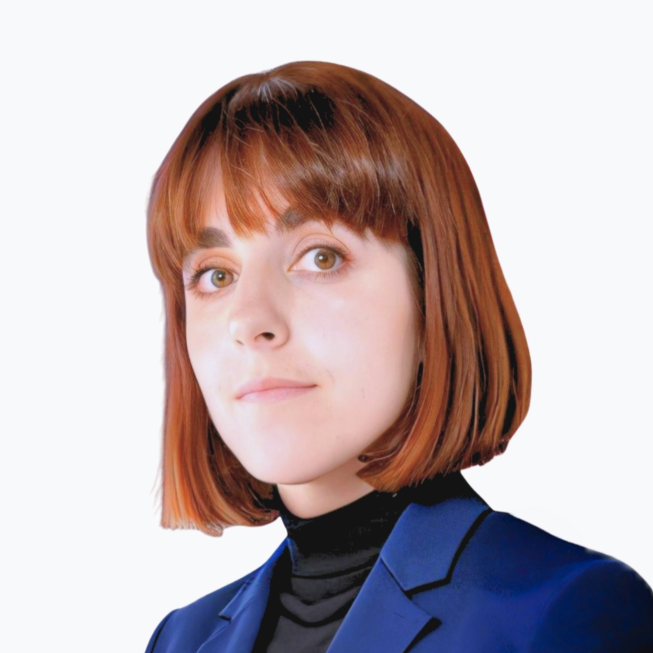
#> input picture notebook/cv.PNG, 1306 x 1306 px (shown at 1/2 size)
$ jupyter execute church-of-the-grear-censor.ipynb
#> lines starting #> are read from the running program, lines starting #| are printed output that depends on the picture; after the words box and inside, x2 and y2 are one past the last pixel; in counts of white or black regions, pixels touching at a corner belong together
[cell 1]
import os
import sys
import time
from pathlib import Path
from PIL import Image
import numpy as np


class ImageCensor:
    def __init__(self):
        self.default_size = None

    def print_slow(self, text, delay=0.05, line_delay=0.05):
        for line in text.split('\n'):
            for c in line:
                sys.stdout.write(c)
                sys.stdout.flush()
                time.sleep(delay)
            print()
            time.sleep(line_delay)

    def censor_object(self, input_path, color=(0, 0, 0), factor_pixelado=8, umbral=240):
        try:
            input_path = Path(input_path)

            # Crear carpeta de salida
            output_dir = Path("output")
            output_dir.mkdir(exist_ok=True)

            output_path = output_dir / f"{input_path.stem}_censored.png"

            with Image.open(input_path) as imagen:
                # Convertir siempre a RGB para soportar colores
                imagen = imagen.convert("RGB")
                img_array = np.array(imagen)

                # Generar versión en escala de grises SOLO para la máscara
                img_gray = np.mean(img_array, axis=2).astype(np.uint8)

                # Detectar fondo blanco y objeto
                mascara_fondo = img_gray > umbral
                mascara_objeto = ~mascara_fondo

                altura, ancho, _ = img_array.shape

                # Aplicar el color a la imagen RGB original
                for i in range(0, altura, factor_pixelado):
                    for j in range(0, ancho, factor_pixelado):

                        mascara_bloque = mascara_objeto[
                            i:i + factor_pixelado,
                            j:j + factor_pixelado
                        ]

                        if np.any(mascara_bloque):
                            # Asignar la tupla de color RGB a los bloques seleccionados
                            img_array[
                                i:i + factor_pixelado,
                                j:j + factor_pixelado
                            ] = color

                # Guardar resultado final en color
                imagen_censurada = Image.fromarray(img_array)
                imagen_censurada.save(output_path)

                print(
                    f"\nHappy to help! Take a look at"
                    f"\n{output_path.resolve()}"
                )

                return True

        except Exception as e:
            print(f"\nYour censorship has been a fraud! Please, check yourself... {e}")
            return False

    def get_file_name(self, prompt):
        while True:
            name = input(prompt).strip()

            if name.lower() == "exit":
                return None

            if not os.path.isfile(name):
                print(f"File '{name}' not found. Try again.")
                continue

            return name

    def get_color(self, prompt):
        """Solicita un color al usuario y devuelve una tupla RGB."""
        while True:
            color_input = input(prompt).strip().lower()
            if color_input == "exit":
                return None

            colors = {
                "1": (49, 25, 205), #azul palo de helado
                "2": (225, 16, 72), #magenta
                "3": (203, 203, 15), #amarillo
                "4": (158, 184, 44), #lima
                '5': (181, 101, 43), #naranja
                "6": (20, 19, 30), #negro lavado
            }
            if color_input in colors:
                return colors[color_input]
            elif "," in color_input:
                try:
                    r, g, b = map(int, color_input.split(","))
                    if 0 <= r <= 255 and 0 <= g <= 255 and 0 <= b <= 255:
                        return (r, g, b)
                    else:
                        print("RGB values must be between 0, 255.")
                        continue
                except ValueError:
                    print("If you're using 'R,G,B', use this format: 255,0,0').")
                    continue
            else:
                print("Try a color available: red, green, blue, black, pink or create your own using 'R,G,B'.")

    def run(self):

        print("""

                ░█▀█░█▄█░█▀█░▀█▀░█▀█░░░█░█░█▀█░█░█░█▀▀░░░█▀▀░█▀▀░▀█▀
                ░█░█░█░█░█░█░░█░░█▀█░░░█░█░█░█░█░█░▀▀█░░░█▀▀░▀▀█░░█░
                ░▀▀▀░▀░▀░▀░▀░▀▀▀░▀░▀░░░▀▀▀░▀░▀░▀▀▀░▀▀▀░░░▀▀▀░▀▀▀░░▀░
                                p r e s e n t s
        """)

        self.print_slow(
            """
                              INSTANT CENSORSHIP
            """,
            delay=0.01,
            line_delay=0.05
        )

        ascii_art = r"""
                .                  .             * ·                  *
        ·           .                                               .
    .                     .                    .
  .                                 * .      .         *               #
                              =        .            =
                .          <^\O|^                 ^|O/^>          *
         .               * \/  |/                 \|  \|
                            /__|      .  '  .      |__\                 #
                =           ll     .    |          ll
                            ##          #           ################
             <^\O|^     ¡__/||       '  |  '       ||\__¡     ######
             \/  |/   ¡_/_| ||  .  '  \ | / '  #   || |_\_¡   \|  \
      .       /__|  ######|_||      -== + ==-      ||_||_||_¡  |__\
            ##################      #########      ##########  ### ########
            ################################################################
            $$$$$$$$$$$$$$$$$$$$$$$$$$$$$$$$$$$$$$$$$$$$$$$$$$$$############
            ##################$#############################################
            ################################################################
            ################################################################
            C;;;;;;;;;;;;;;;;;;;;;;;;;;;;;;;;;;;;;;;;;;;;;;;;;;;;;;;;;;;;;;C
            ######################                     #####################
            #####################     W E L C O M E     ####################
            ###################                           ##################
            ##################             to              #################
            ##################                             #################
            ##################             the             #################
            ==================                             =================
            ##################         C H U R C H         #################
            ##################                             #################
            ##################             of              #################
            ##################                             #################
            ##################            T H E            #################
            ##################                             #################
            ;;;;;;;;;;;;;;;;;;          G R E A T          ;;;;;;;;;;;;;;;;;
            ;;;;;;;;;;;;;;;;;;                             ;;;;;;;;;;;;;;;;;
            ;;;;;;;;;;;;;;;;;;         C E N S O R         ;;;;;;;;;;;;;;;;;
        """

        self.print_slow(ascii_art, delay=0.01, line_delay=0.01)

        self.print_slow(
            "Please:\nPresent into The Great Censor the image you want to put under a veil.\n\n"
            "Take all the time you need.\n\nTime is al we have",
            delay=0.05,
            line_delay=0.8
        )

        while True:
            input_path = self.get_file_name(
                "\n> Type the name of your image: "
            )
#> the loop in get_file_name, `while True:` made 1 pass; the answer given on pass 1: cv.PNG

            if input_path is None:
                break

            chosen_color = self.get_color('\n> Choose a color for your Summer of Censorship era (1, 2, 3, 4, 5, 6)')
#> the loop in get_color, `while True:` made 1 pass; the answer given on pass 1: 1

            if chosen_color is None:
                break

            # Se llama a la función UNA SOLA VEZ pasando el color
            if self.censor_object(input_path, color=chosen_color):
#> in censor_object, imagen is the input picture: PIL image 1306x1306 RGBA; mean R, G, B, A 188.5, 175.5, 178.4, 255
#> in censor_object, `img_gray = np.mean(img_array, axis=2).astype(np.uint8)`:
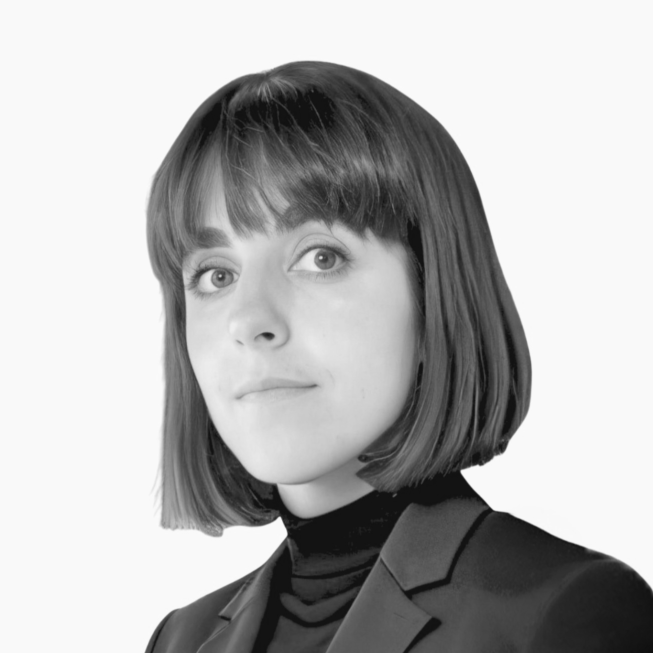
#> img_gray: shape (1306, 1306) (shown at 1/2 size); min 14, max 251, mean 180.5
#> in censor_object, `mascara_fondo = img_gray > umbral`:
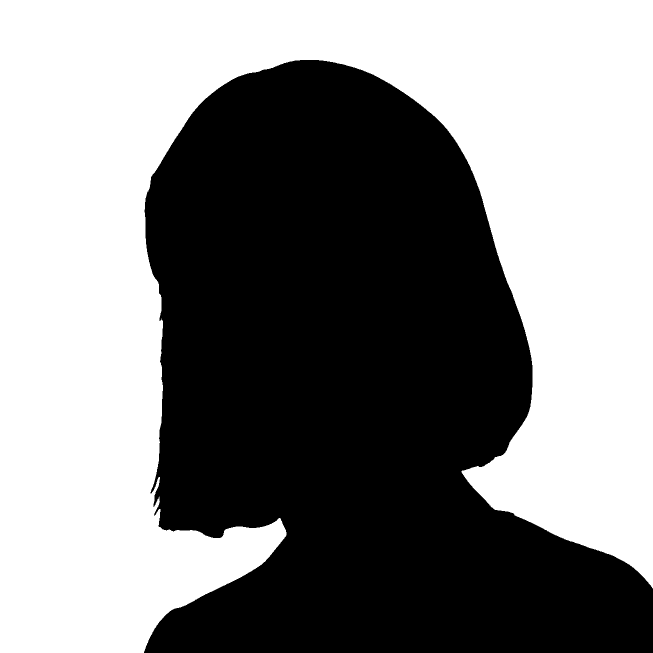
#> mascara_fondo: shape (1306, 1306) bool (shown at 1/2 size); 52.7% white; 1 black region, box (x1, y1, x2, y2) and area: (288, 120, 1306, 1306) 807413
#> after the loop in censor_object, `for i in range(0, altura, factor_pixelado):`:
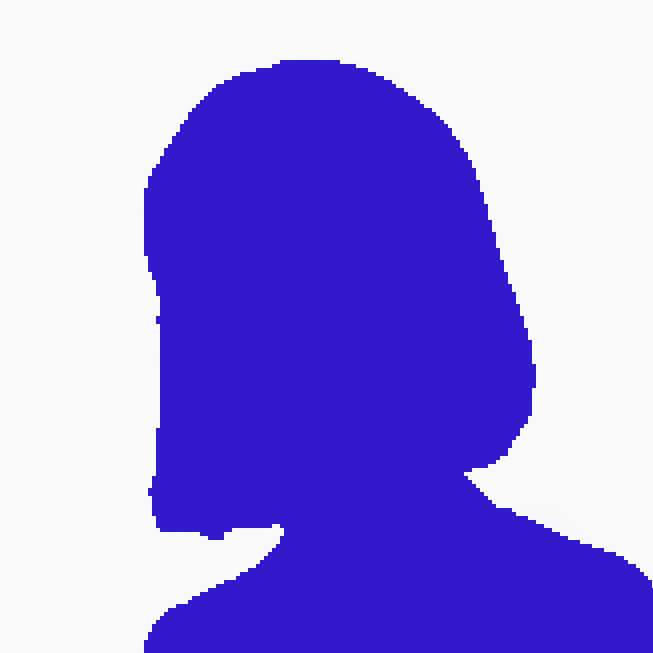
#> img_array: shape (1306, 1306, 3) (shown at 1/2 size); mean R, G, B 152, 140.9, 228.8
                print("\nYou've been granted Instant Censorship! Congratulations!")

            again = input(
                "> Do you have more offerings to The Great Censor (Y/N): "
            ).strip().lower()
#> the answer given: n

            if again != "y":
                self.print_slow(
                    "\nHappy to help.\n\nTime is all we have.\n\n"
                    "Use it wisely... or not.\n\n"
                    "It's not like we are counting.",
                    delay=0.05,
                    line_delay=0.8
                )
                break


if __name__ == "__main__":
    censor = ImageCensor()
    censor.run()
